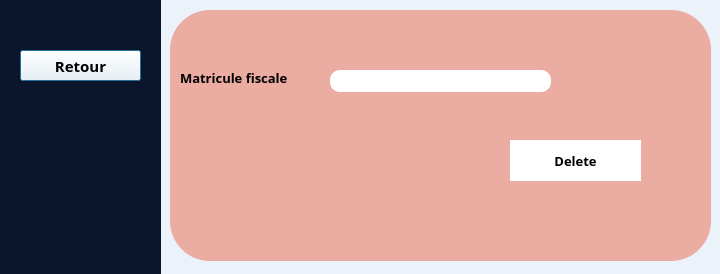
<?xml version="1.0" encoding="UTF-8"?>
<ui version="4.0">
 <class>suppression</class>
 <widget class="QDialog" name="suppression">
  <property name="geometry">
   <rect>
    <x>0</x>
    <y>0</y>
    <width>720</width>
    <height>274</height>
   </rect>
  </property>
  <property name="windowTitle">
   <string>Dialog</string>
  </property>
  <property name="styleSheet">
   <string notr="true">background-color: rgb(235, 242, 250);
</string>
  </property>
  <widget class="QWidget" name="widget" native="true">
   <property name="geometry">
    <rect>
     <x>-10</x>
     <y>0</y>
     <width>171</width>
     <height>731</height>
    </rect>
   </property>
   <property name="styleSheet">
    <string notr="true">background-color: rgb(11, 22, 44);</string>
   </property>
   <widget class="QPushButton" name="pushButton_3">
    <property name="geometry">
     <rect>
      <x>30</x>
      <y>50</y>
      <width>121</width>
      <height>31</height>
     </rect>
    </property>
    <property name="font">
     <font>
      <family>Segoe Print</family>
      <pointsize>11</pointsize>
      <bold>true</bold>
     </font>
    </property>
    <property name="styleSheet">
     <string notr="true">
background-color: rgb(255, 255, 255);</string>
    </property>
    <property name="text">
     <string>Retour</string>
    </property>
   </widget>
  </widget>
  <widget class="QWidget" name="widget_2" native="true">
   <property name="geometry">
    <rect>
     <x>170</x>
     <y>10</y>
     <width>541</width>
     <height>251</height>
    </rect>
   </property>
   <property name="styleSheet">
    <string notr="true">background-color: rgb(235, 172, 162);
border-radius: 40px;</string>
   </property>
   <widget class="QLineEdit" name="matriculeFiscale_LE">
    <property name="geometry">
     <rect>
      <x>160</x>
      <y>60</y>
      <width>221</width>
      <height>22</height>
     </rect>
    </property>
    <property name="styleSheet">
     <string notr="true">background-color: rgb(255, 255, 255);
border-radius: 10px;</string>
    </property>
   </widget>
   <widget class="QPushButton" name="pushButton">
    <property name="geometry">
     <rect>
      <x>340</x>
      <y>130</y>
      <width>131</width>
      <height>41</height>
     </rect>
    </property>
    <property name="font">
     <font>
      <family>Segoe Print</family>
      <pointsize>10</pointsize>
      <bold>true</bold>
     </font>
    </property>
    <property name="styleSheet">
     <string notr="true">background-color: rgb(255, 255, 255);
</string>
    </property>
    <property name="text">
     <string>Delete</string>
    </property>
   </widget>
   <widget class="QLabel" name="label">
    <property name="geometry">
     <rect>
      <x>10</x>
      <y>60</y>
      <width>121</width>
      <height>16</height>
     </rect>
    </property>
    <property name="font">
     <font>
      <family>Segoe Print</family>
      <pointsize>10</pointsize>
      <bold>true</bold>
     </font>
    </property>
    <property name="text">
     <string>Matricule fiscale </string>
    </property>
   </widget>
  </widget>
 </widget>
 <resources/>
 <connections/>
</ui>
